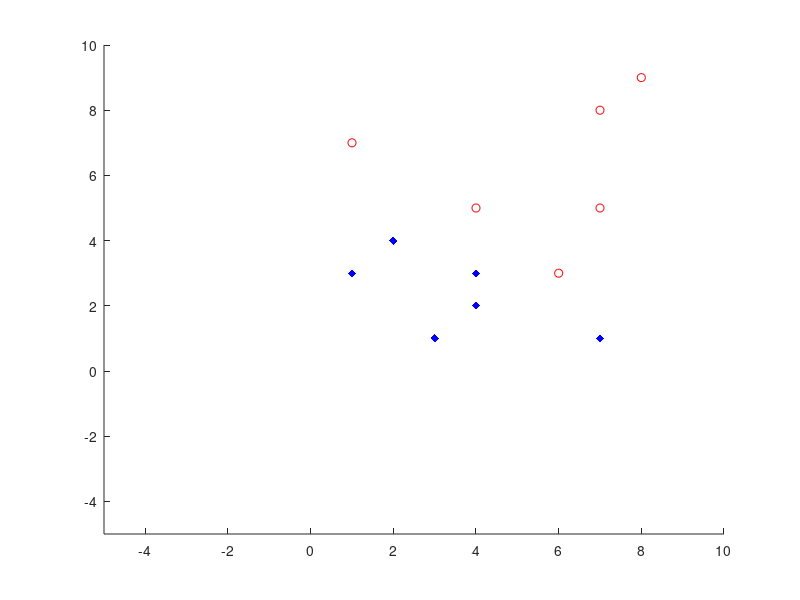

The MATLAB source for this figure: (Note: this script raises an error after producing the figure.)
clear;
clc;
data1 = [1,1,7;1,6,3;1,7,8;1,8,9;1,4,5;1,7,5]';
data2 = -[1,3,1;1,4,3;1,2,4;1,7,1;1,1,3;1,4,2]';
dataFinal = [data1,data2];

scatter(data1(2,:),  data1(3,:),'r'),axis([-5,10,-5,10]),hold on;
scatter(-data2(2,:),-data2(3,:),'b','d','filled'),axis([-5,10,-5,10]);

x = -10:0.5:10;
tic,a1 = Single(dataFinal),toc;
tic,a2 = Margin(dataFinal),toc;
tic,a3 = Relax(dataFinal),toc;
tic,a4 = LMS(dataFinal),toc;

y1 = (a1(1)+a1(2)*x)/(-a1(3));
plot(x,y1,'k'),axis([-5,10,-5,10]);
y2 = (a2(1)+a2(2)*x)/(-a2(3));
plot(x,y2,'g'),axis([-5,10,-5,10]);
y3 = (a3(1)+a3(2)*x)/(-a3(3));
plot(x,y3,'m'),axis([-5,10,-5,10]);
y4 = (a4(1)+a4(2)*x)/(-a4(3));
plot(x,y4,'c'),axis([-5,10,-5,10]);
legend('Class W1','Class W2', 'Single', 'Margin', 'Relaxation', 'LMS','Location','southwest'),hold off;


% In case of linearly classifiable data we asume a model G(x) = A*Y .
% So for properly classifying the points we need to determine the correct
% value of A. For this we first define an error function J and then try and
% minimize it. Now using the technique of Gradiant Decent we update the value of A.
%
% A(k+1) = A(k) + (ETA)*J';
% J' is the derivate of the error function we are trying to minimize and ETA is the learning rate.
% Depending on our choice of J our algorithm changes.